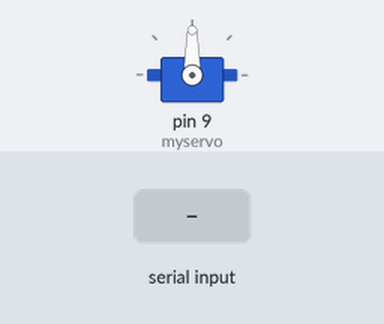
Bench run of a sketch on a simulated Arduino Uno, built with avr-gcc and run on an emulated ATmega328P. Parts: servo. The inputs (shaded band) are chosen by the test bench.

Above: at 1.2 s.
1.3 s: "FIRE!" received over Serial
At 2.42 s:
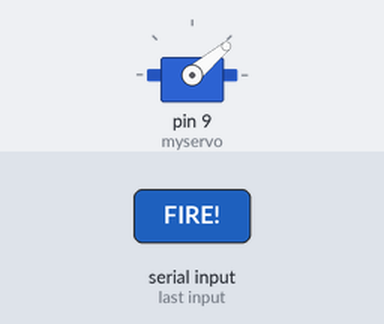
At 2.9 s:
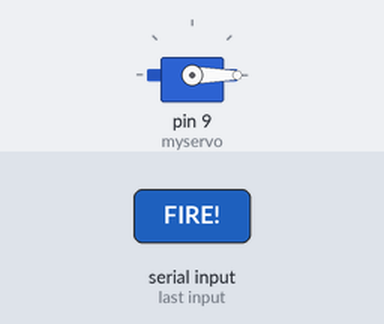
Timing chart, 0 to 4.4 s (numbered marks = the images above; inputs shaded):
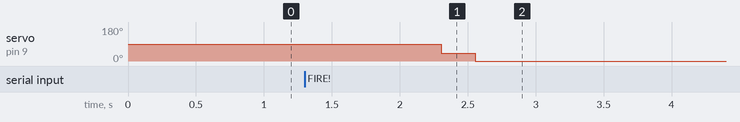

The sketch:

arduino_sentry.ino
```cpp
#include <Servo.h>

Servo myservo;  // create servo object to control a servo

void setup() {
  myservo.attach(9);  // attaches the servo on pin 9 to the servo object
  Serial.begin(9600);  // start serial communication at 9600bps
}

void loop() {
  if (Serial.available() > 0) {  // if data is available to read
    String data = Serial.readString();  // read it and store it in 'data'
    data.trim();
    if (data == "FIRE!") {  // if fire command is received
      myservo.write(40);  // tell servo to go to fire position
      delay(250); // wait for a bit
      myservo.write(0); // reset servo position
    }
  }
}
```

Measured:
- after the input at 1.3 s, servo on pin 9 (myservo): 90° → 40° after 1.0 s, → 0° 0.25 s later
